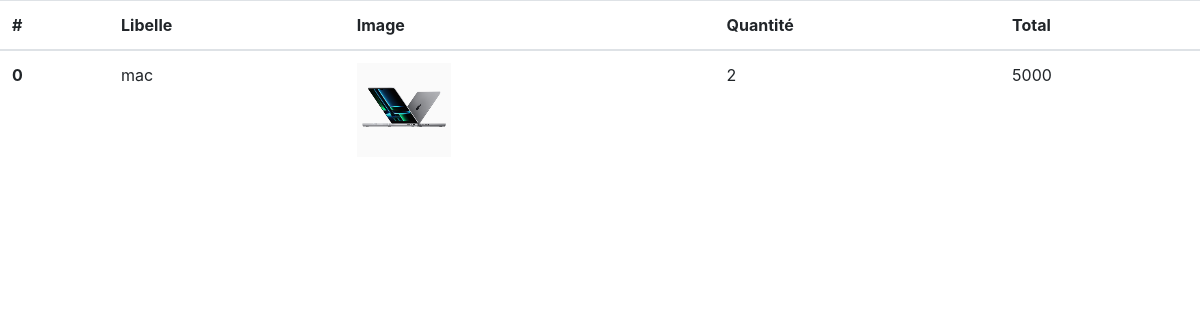
Page /admin/detail_commande.php?idc=18 on the committed database.
### tables this page shows
CREATE TABLE `article` (
  `id` int(11) NOT NULL,
  `libelle` varchar(30) NOT NULL,
  `pu` double NOT NULL,
  `qte` int(11) NOT NULL,
  `image` varchar(255) NOT NULL,
  `description` text NOT NULL,
  `categorie` varchar(100) NOT NULL,
  `createur` varchar(100) NOT NULL,
  `date_creation` date NOT NULL,
  `date_modification` date NOT NULL
);

CREATE TABLE `commande` (
  `id` int(11) NOT NULL,
  `article` varchar(255) NOT NULL,
  `qte` int(11) NOT NULL,
  `panier` int(11) NOT NULL,
  `total` float NOT NULL,
  `date_modification` date NOT NULL,
  `date_creation` date NOT NULL
);

### admin/function.php (called while the page is built, shortened)
<?php
function getAllCommande() {
    include("connexion.php");
    $req ="SELECT a.image, a.libelle, c.qte, c.total, c.panier FROM article a, commande c WHERE c.article=a.libelle";
    $res = $db->query($req);
    $row = $res->fetchAll();
    return $row;
}
?>

### admin/detail_commande.php (the view, shortened to what this page needs)
<?php
include ("function.php");
$comm=getAllCommande ();
$id=$_GET["idc"];
?>
<!DOCTYPE html>
<html lang="en">
<head>
    <link rel="stylesheet" href="https://cdn.jsdelivr.net/npm/bootstrap@4.6.2/dist/css/bootstrap.min.css">
</head>
<body>
<table class="table table-hover">
  <thead>
    <tr>
      <th scope="col">#</th>
      <th scope="col">Libelle</th>
      <th scope="col">Image</th>
      <th scope="col">Quantité</th>
      <th scope="col">Total</th>
    </tr>
  </thead>
  <tbody>
    <?php
    foreach ($comm as $i=>$c)
    {
        if($c["panier"]==$id){
    echo ('<tr>
      <th scope="row">'.$i.'</th>
      <td>'.$c["libelle"].'</td>
      <td> <img style="
        width:94px;
        height:94px;"
        src="image/'.$c["image"].'" alt="'.$c["libelle"].'"></td>'.
      '<td>'.$c['qte'].'</td>
      <td>'.$c['total'].'</td>
    </tr>');}}
    ?>
  </tbody>
</table>
</body>
</html>

### rows in the picture
article: i "0", libelle "mac", image (picture), commande.qte "2", commande.total "5000"
